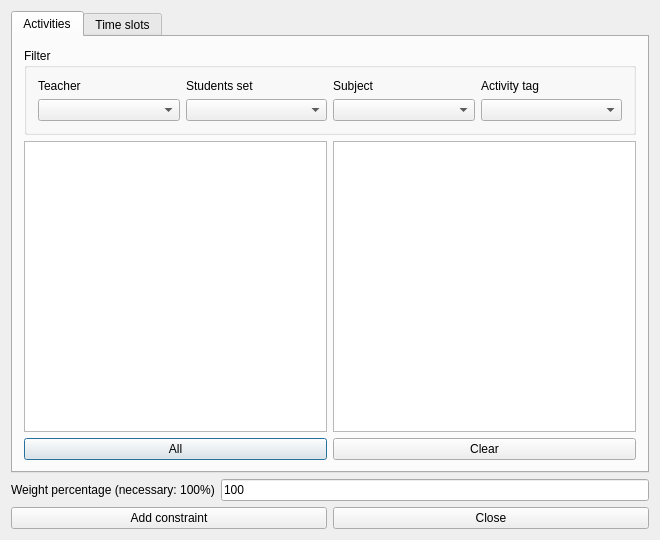
<?xml version="1.0" encoding="UTF-8"?>
<ui version="4.0">
 <class>AddConstraintActivitiesMinSimultaneousInSelectedTimeSlotsForm_template</class>
 <widget class="QDialog" name="AddConstraintActivitiesMinSimultaneousInSelectedTimeSlotsForm_template">
  <property name="geometry">
   <rect>
    <x>0</x>
    <y>0</y>
    <width>660</width>
    <height>540</height>
   </rect>
  </property>
  <property name="windowTitle">
   <string extracomment="This is the title of the dialog to add a new constraint of this type">Add activities min simultaneous in selected time slots</string>
  </property>
  <layout class="QGridLayout" name="gridLayout_5">
   <item row="0" column="0">
    <widget class="QTabWidget" name="tabWidget">
     <property name="currentIndex">
      <number>0</number>
     </property>
     <widget class="QWidget" name="tab">
      <attribute name="title">
       <string>Activities</string>
      </attribute>
      <layout class="QGridLayout" name="gridLayout_4">
       <item row="0" column="0">
        <widget class="QGroupBox" name="filterGroupBox">
         <property name="title">
          <string>Filter</string>
         </property>
         <layout class="QGridLayout" name="gridLayout_3">
          <item row="0" column="0">
           <widget class="QLabel" name="teachersTextLabel">
            <property name="text">
             <string>Teacher</string>
            </property>
            <property name="wordWrap">
             <bool>false</bool>
            </property>
           </widget>
          </item>
          <item row="0" column="1">
           <widget class="QLabel" name="studentsTextLabel">
            <property name="text">
             <string>Students set</string>
            </property>
            <property name="wordWrap">
             <bool>false</bool>
            </property>
           </widget>
          </item>
          <item row="0" column="2">
           <widget class="QLabel" name="subjectsTextLabel">
            <property name="text">
             <string>Subject</string>
            </property>
            <property name="wordWrap">
             <bool>false</bool>
            </property>
           </widget>
          </item>
          <item row="0" column="3">
           <widget class="QLabel" name="activityTagsTextLabel">
            <property name="text">
             <string>Activity tag</string>
            </property>
            <property name="wordWrap">
             <bool>false</bool>
            </property>
           </widget>
          </item>
          <item row="1" column="0">
           <widget class="QComboBox" name="teachersComboBox"/>
          </item>
          <item row="1" column="1">
           <widget class="QComboBox" name="studentsComboBox"/>
          </item>
          <item row="1" column="2">
           <widget class="QComboBox" name="subjectsComboBox"/>
          </item>
          <item row="1" column="3">
           <widget class="QComboBox" name="activityTagsComboBox"/>
          </item>
         </layout>
        </widget>
       </item>
       <item row="1" column="0">
        <layout class="QHBoxLayout" name="horizontalLayout_3">
         <item>
          <layout class="QVBoxLayout" name="verticalLayout_2">
           <item>
            <widget class="QListWidget" name="allActivitiesListWidget"/>
           </item>
           <item>
            <widget class="QPushButton" name="addAllActivitiesPushButton">
             <property name="text">
              <string comment="Text on a button. It refers to adding all activities from the list above this button into the current constraint">All</string>
             </property>
            </widget>
           </item>
          </layout>
         </item>
         <item>
          <layout class="QVBoxLayout" name="verticalLayout">
           <item>
            <widget class="QListWidget" name="selectedActivitiesListWidget"/>
           </item>
           <item>
            <widget class="QPushButton" name="clearPushButton">
             <property name="text">
              <string>Clear</string>
             </property>
            </widget>
           </item>
          </layout>
         </item>
        </layout>
       </item>
      </layout>
     </widget>
     <widget class="QWidget" name="tab_2">
      <attribute name="title">
       <string>Time slots</string>
      </attribute>
      <layout class="QGridLayout" name="gridLayout_6">
       <item row="0" column="0" colspan="4">
        <widget class="QTableWidget" name="selectedTimesTable"/>
       </item>
       <item row="1" column="0">
        <layout class="QGridLayout" name="gridLayout">
         <item row="0" column="0" colspan="2">
          <widget class="QLabel" name="label">
           <property name="text">
            <string extracomment="This is an explanation in a dialog for a constraint. It says that symbol X means that this slot is selected, and an empty cell means that the slot is not selected">X=selected, empty=not selected</string>
           </property>
          </widget>
         </item>
         <item row="1" column="0">
          <widget class="QPushButton" name="setAllSelectedPushButton">
           <property name="text">
            <string comment="It refers to time slots">Select all</string>
           </property>
          </widget>
         </item>
         <item row="1" column="1">
          <widget class="QPushButton" name="setAllUnselectedPushButton">
           <property name="text">
            <string comment="It refers to time slots">Unselect all</string>
           </property>
          </widget>
         </item>
        </layout>
       </item>
       <item row="1" column="1">
        <spacer name="horizontalSpacer">
         <property name="orientation">
          <enum>Qt::Horizontal</enum>
         </property>
         <property name="sizeHint" stdset="0">
          <size>
           <width>27</width>
           <height>20</height>
          </size>
         </property>
        </spacer>
       </item>
       <item row="1" column="2">
        <widget class="QGroupBox" name="maxSimultaneousGroupBox">
         <property name="title">
          <string comment="It refers to the min number of simultaneous activities">Min simultaneous</string>
         </property>
         <layout class="QGridLayout" name="gridLayout_2">
          <item row="0" column="0">
           <widget class="QSpinBox" name="minSimultaneousSpinBox"/>
          </item>
         </layout>
        </widget>
       </item>
       <item row="1" column="3">
        <widget class="QCheckBox" name="allowEmptySlotsCheckBox">
         <property name="text">
          <string extracomment="It is a check box, yes/no. The string must not be wide, that is why I put it on three lines.">Allow
empty
slots</string>
         </property>
        </widget>
       </item>
      </layout>
     </widget>
    </widget>
   </item>
   <item row="1" column="0">
    <layout class="QHBoxLayout" name="weightBoxLayout">
     <item>
      <widget class="QLabel" name="weightTextLabel">
       <property name="frameShape">
        <enum>QFrame::NoFrame</enum>
       </property>
       <property name="frameShadow">
        <enum>QFrame::Plain</enum>
       </property>
       <property name="text">
        <string>Weight percentage (necessary: 100%)</string>
       </property>
       <property name="wordWrap">
        <bool>false</bool>
       </property>
      </widget>
     </item>
     <item>
      <widget class="QLineEdit" name="weightLineEdit">
       <property name="text">
        <string notr="true">100</string>
       </property>
      </widget>
     </item>
    </layout>
   </item>
   <item row="2" column="0">
    <layout class="QHBoxLayout" name="horizontalLayout">
     <item>
      <widget class="QPushButton" name="addConstraintPushButton">
       <property name="text">
        <string>Add constraint</string>
       </property>
      </widget>
     </item>
     <item>
      <widget class="QPushButton" name="closePushButton">
       <property name="text">
        <string>Close</string>
       </property>
      </widget>
     </item>
    </layout>
   </item>
  </layout>
 </widget>
 <layoutdefault spacing="6" margin="11"/>
 <resources/>
 <connections/>
</ui>
